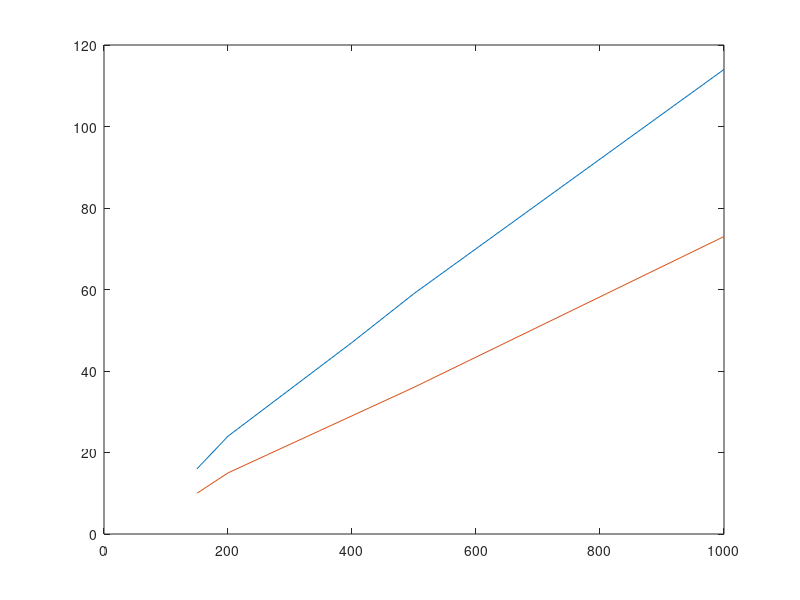
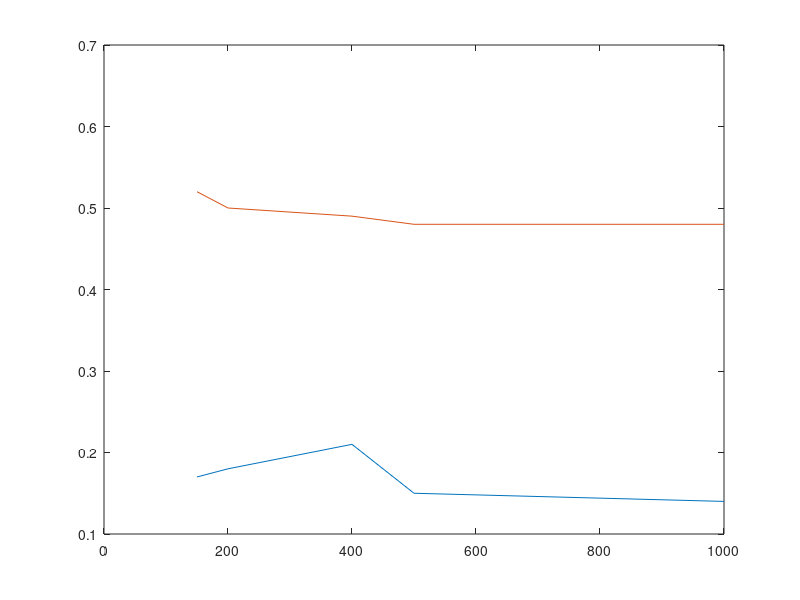

Write MATLAB code to recreate these figures, in order.
x1 = [150, 200, 400, 500, 1000];
y1 = [16, 24, 47, 59, 114];
x2 = [150, 200, 400, 500, 1000];
y2 = [10, 15, 29, 36, 73];
figure
plot(x1,y1)
hold on
plot(x2,y2)
x3 = [150, 200, 400, 500, 1000];
y3 = [0.52, 0.5, 0.49, 0.48, 0.48];
x4 = [150, 200, 400, 500, 1000];
y4 = [0.17, 0.18, 0.21, 0.15, 0.14];
figure
plot(x4,y4)
hold on
plot(x3,y3)